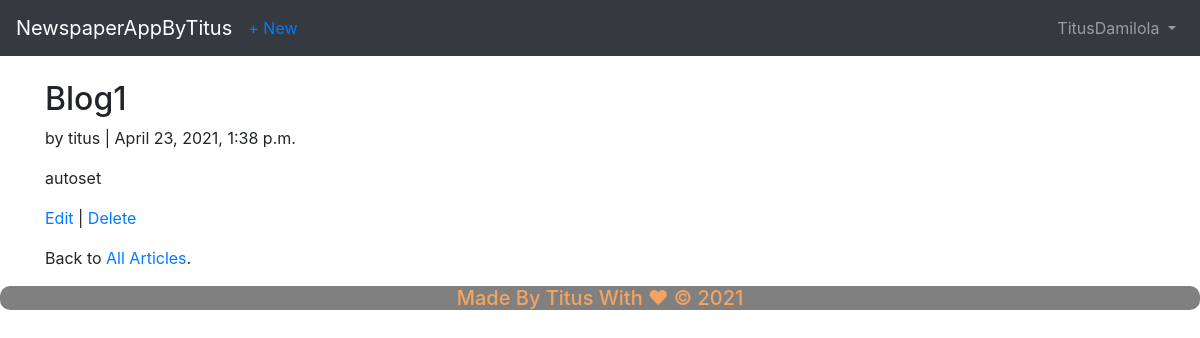
The page /articles/7/ (signed in) on the database its author committed.
### users/models.py (models this page shows)
class CustomUser(AbstractUser):
    age = models.PositiveIntegerField(null=True, blank=True)

### articles/models.py (models this page shows, shortened)
class Article(models.Model):
    title = models.CharField(max_length=255)
    body = models.TextField()
    date = models.DateTimeField(auto_now_add=True)
    cover = models.ImageField(upload_to='images/', blank=True)
    author = models.ForeignKey(
        get_user_model(),
        on_delete=models.CASCADE,
    )

### articles/views.py (the view)
class ArticleDetailView(LoginRequiredMixin, DetailView):
    model = Article
    template_name = 'article_detail.html'
    login_url = 'login'

### templates/article_detail.html (shortened to what this page needs)
<!DOCTYPE html>
<html lang="en">
<head>
</head>
<body>
{% extends 'base.html' %}
{% block content %}
<div class="article-entry">
<h2>{{ object.title }}</h2>
<p>by {{ object.author }} | {{ object.date }}</p>
<p>{{ object.body }}</p>
</div>
<p><a href="{% url 'article_edit' article.pk %}">Edit</a> |
<a href="{% url 'article_delete' article.pk %}">Delete</a></p>
<p>Back to <a href="{% url 'article_list' %}">All Articles</a>.</p>
{% endblock content %}

### templates/base.html (shortened to what this page needs)
<!doctype html>
<html lang="en">
  <head>
    <link rel="stylesheet" href="https://stackpath.bootstrapcdn.com/bootstrap/4.3.1/css/bootstrap.min.css">
  </head>
  <body>
   <nav class="navbar navbar-expand-md navbar-dark bg-dark mb-4">
        <a class="navbar-brand" href="{% url 'home' %}">NewspaperAppByTitus</a>
       <div class="collapse navbar-collapse" id="navbarCollapse">
            <div class="collapse navbar-collapse" id="navbarCollapse">
                {% if user.is_authenticated %}
                      <ul class="navbar-nav mr-auto">
            <li class="nav-item"><a href="{% url 'article_new' %}">+ New</a></li>
            </ul>
                <ul class="navbar-nav ml-auto">
                <li class="nav-item">
                <a class="nav-link dropdown-toggle" href="#" id="userMenu" data-toggle="dropdown" aria-haspopup="true" aria-expanded="false">
                        {{ user.username }}
                </a>
            </li>
            </ul>
                {% else %}
            <form class="form-inline ml-auto">
                <a href="{% url 'login' %}" class="btn btn-outline-secondary">Log In</a>
                <a href="{% url 'signup' %}" class="btn btn-primary ml-2">Sign up</a>
            </form>
            {% endif %}</div>
       </div>
   </nav>
        <div class="container">
            {% block content %}
            {% endblock content %}
        </div>
   <div class="footer">
       <h5>Made By Titus With &hearts; &copy; 2021</h5>
   </div>
  </body>
</html>

### templates/base.html (style rules this page uses)
.footer { text-align: center; color: sandybrown; background-color: grey; border-radius: 10px; }

### rows shown on the page
CustomUser: username "TitusDamilola"
Article: title "Blog1", author "titus", date "April 23, 2021, 1:38 p.m.", body "autoset"
